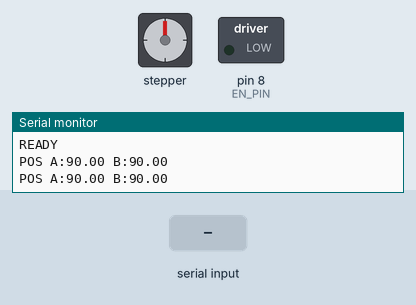
Simulated run of this sketch. Board: Arduino Uno, built with avr-gcc and run on an emulated ATmega328P. Shown: stepper motor, switched loads named in the sketch (green lamp = pin HIGH), the last lines printed to the serial monitor. The inputs (shaded band) are chosen by the test bench. Stepper angles assume 3200 steps per turn.

Above: at 1.5 s.
1.6 s: "A,45\n" received over Serial
At 1.84 s:
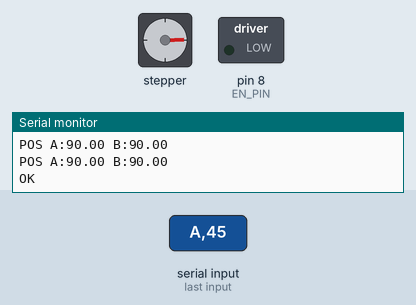
4.6 s: "A90\n" received over Serial
At 5.12 s:
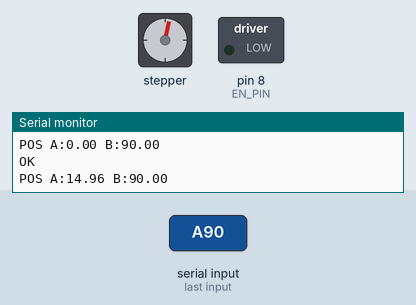
7.6 s: "a,45\n" received over Serial
At 8.16 s:
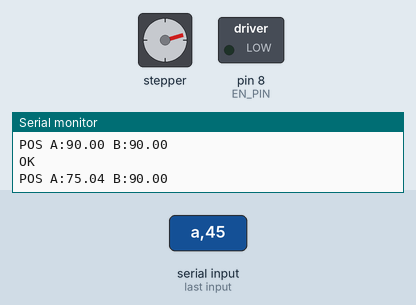
10.6 s: "a90\n" received over Serial
At 12.4 s:
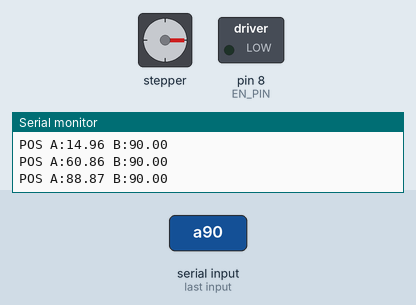
Timing chart, 0 to 13.9 s (numbered marks = the images above; inputs shaded):
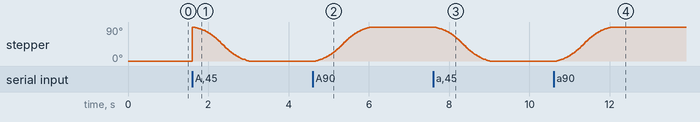

Measured:
- after the input at 1.6 s, stepper: turns 89° clockwise in 0.00 s, then 89° counter-clockwise in 1.3 s
- after the input at 4.6 s, stepper: turns 90° clockwise in 1.4 s, starting after 0.07 s
- after the input at 7.6 s, stepper: turns 90° counter-clockwise in 1.4 s, starting at once
- after the input at 10.6 s, stepper: turns 90° clockwise in 1.4 s, starting after 0.07 s

The sketch:

Stepper_angle_v2.ino
```cpp
/*
 * 5-Bar Stepper Angle Driver — Arduino + CNC Shield V3
 * =====================================================
 * The Jetson / Python handles ALL kinematics.
 * This firmware ONLY receives target angles (degrees) and moves
 * the two stepper motors to those positions.
 *
 * Hardware: Arduino Uno/Mega  +  CNC Shield V3  +  2× NEMA-17
 *
 * ANGLE CONVENTION
 * ----------------
 *   0°   = crank pointing along +X  (horizontal right)
 *   90°  = crank pointing along +Y  (straight up)   ← HOME
 *   180° = crank pointing along -X  (horizontal left)
 *
 *   These are the raw IK-plane angles.
 *   Jetson sends:  stepper_deg = 90 − theta_urdf_deg
 *
 * SERIAL PROTOCOL  (115200 baud, newline-terminated)
 * --------------------------------------------------
 *   Command              | Response       | Description
 *   ---------------------|----------------|----------------------------------
 *   A<deg1> B<deg2>      | OK             | Move both motors (absolute degrees)
 *   G28                  | OK HOME        | Move to home (90° / 90°)
 *   M114                 | POS A:xx B:xx  | Report current angles (degrees)
 *   M400                 | OK IDLE        | Block until both motors stop
 *   M17                  | OK EN          | Enable motors (LOW on CNC shield)
 *   M18                  | OK DIS         | Disable motors (HIGH)
 *   S<speed>             | OK SPD=xxxx    | Set max speed (steps/sec)
 *   ?                    | READY          | Heartbeat / connection check
 */

#include <AccelStepper.h>

// ===================== CONFIGURATION =====================

// Stepper parameters
const float STEPS_PER_REV    = 200.0;   // 1.8° per step (typical NEMA-17)
const float MICROSTEPS       = 16.0;    // CNC shield jumper setting
const float STEPS_PER_DEGREE = (STEPS_PER_REV * MICROSTEPS) / 360.0;  // ≈ 8.889

// Speed / acceleration  (TMC2208 StealthChop — keep ≤ 2000 sps)
// NOTE: reduced from 2500 to 1800 to prevent thermal throttling
// that causes step-loss after 2-3 cycles.
float maxSpeed        = 1800.0;   // steps/sec (adjustable via S command)
const float ACCEL     = 1500.0;   // steps/sec² (lower = less heat)

// Home angle (degrees) — both motors point +Y at startup
const float HOME_ANGLE = 90.0;

// CNC Shield V3 pins
const int M1_STEP = 2,  M1_DIR = 5;   // X-axis connector → Left motor
const int M2_STEP = 3,  M2_DIR = 6;   // Y-axis connector → Right motor
const int EN_PIN  = 8;                 // Shared enable (active LOW)

// ===================== GLOBALS =====================

AccelStepper stepperL(AccelStepper::DRIVER, M1_STEP, M1_DIR);
AccelStepper stepperR(AccelStepper::DRIVER, M2_STEP, M2_DIR);

float currentAngleL = HOME_ANGLE;
float currentAngleR = HOME_ANGLE;

// Serial input buffer
const int BUF_SIZE = 64;
char buf[BUF_SIZE];
int  bufIdx = 0;

// Auto position report every 500 ms
const unsigned long REPORT_INTERVAL_MS = 500;
unsigned long lastReportMs = 0;

// ===================== SETUP =====================

void setup() {
    Serial.begin(115200);

    pinMode(EN_PIN, OUTPUT);
    digitalWrite(EN_PIN, LOW);  // enable motors

    // TMC2208 needs longer STEP pulses than A4988 (≥20 µs)
    stepperL.setMinPulseWidth(20);
    stepperR.setMinPulseWidth(20);

    stepperL.setMaxSpeed(maxSpeed);
    stepperL.setAcceleration(ACCEL);
    stepperR.setMaxSpeed(maxSpeed);
    stepperR.setAcceleration(ACCEL);

    // Tell AccelStepper where the motors physically are right now
    long homeSteps = (long)(HOME_ANGLE * STEPS_PER_DEGREE);
    stepperL.setCurrentPosition(homeSteps);
    stepperR.setCurrentPosition(homeSteps);

    delay(300);
    Serial.println("READY");
    Serial.flush();
}

// ===================== LOOP =====================

void loop() {
    // Non-blocking stepper tick
    stepperL.run();
    stepperR.run();

    // Periodic position broadcast
    unsigned long now = millis();
    if (now - lastReportMs >= REPORT_INTERVAL_MS) {
        lastReportMs = now;
        float posL = stepperL.currentPosition() / STEPS_PER_DEGREE;
        float posR = stepperR.currentPosition() / STEPS_PER_DEGREE;
        Serial.print("POS A:");
        Serial.print(posL, 2);
        Serial.print(" B:");
        Serial.println(posR, 2);
    }

    // Read serial bytes into buffer
    while (Serial.available()) {
        char c = Serial.read();
        if (c == '\n' || c == '\r') {
            if (bufIdx > 0) {
                buf[bufIdx] = '\0';
                processCommand(buf);
                bufIdx = 0;
            }
        } else if (bufIdx < BUF_SIZE - 1) {
            buf[bufIdx++] = c;
        }
    }
}

// ===================== COMMAND PROCESSOR =====================

void processCommand(const char* cmd) {

    // ---------- A<deg> B<deg>  — absolute angle move ----------
    if (cmd[0] == 'A' || cmd[0] == 'a') {
        float a = HOME_ANGLE, b = HOME_ANGLE;
        bool gotA = false, gotB = false;

        const char* p = cmd;
        while (*p) {
            if (*p == 'A' || *p == 'a') { a = atof(p + 1); gotA = true; }
            if (*p == 'B' || *p == 'b') { b = atof(p + 1); gotB = true; }
            p++;
        }

        if (gotA) {
            long stepsA = (long)(a * STEPS_PER_DEGREE);
            stepperL.moveTo(stepsA);
            currentAngleL = a;
        }
        if (gotB) {
            long stepsB = (long)(b * STEPS_PER_DEGREE);
            stepperR.moveTo(stepsB);
            currentAngleR = b;
        }
        Serial.println("OK");
    }

    // ---------- G28  — home (90° / 90°) ----------
    else if (cmd[0] == 'G' && cmd[1] == '2' && cmd[2] == '8') {
        long homeSteps = (long)(HOME_ANGLE * STEPS_PER_DEGREE);
        stepperL.moveTo(homeSteps);
        stepperR.moveTo(homeSteps);
        currentAngleL = HOME_ANGLE;
        currentAngleR = HOME_ANGLE;
        Serial.println("OK HOME");
    }

    // ---------- M114  — report position ----------
    else if (cmd[0] == 'M' && cmd[1] == '1' && cmd[2] == '1' && cmd[3] == '4') {
        // Report actual step position converted back to degrees
        float posL = stepperL.currentPosition() / STEPS_PER_DEGREE;
        float posR = stepperR.currentPosition() / STEPS_PER_DEGREE;
        Serial.print("POS A:");
        Serial.print(posL, 2);
        Serial.print(" B:");
        Serial.println(posR, 2);
    }

    // ---------- M400  — wait for idle ----------
    else if (cmd[0] == 'M' && cmd[1] == '4' && cmd[2] == '0' && cmd[3] == '0') {
        while (stepperL.isRunning() || stepperR.isRunning()) {
            stepperL.run();
            stepperR.run();
        }
        Serial.println("OK IDLE");
    }

    // ---------- M17  — enable motors ----------
    else if (cmd[0] == 'M' && cmd[1] == '1' && cmd[2] == '7') {
        digitalWrite(EN_PIN, LOW);
        Serial.println("OK EN");
    }

    // ---------- M18  — disable motors ----------
    else if (cmd[0] == 'M' && cmd[1] == '1' && cmd[2] == '8') {
        digitalWrite(EN_PIN, HIGH);
        Serial.println("OK DIS");
    }

    // ---------- S<speed>  — set max speed ----------
    else if (cmd[0] == 'S' || cmd[0] == 's') {
        float spd = atof(cmd + 1);
        if (spd > 0) {
            maxSpeed = spd;
            stepperL.setMaxSpeed(maxSpeed);
            stepperR.setMaxSpeed(maxSpeed);
        }
        Serial.print("OK SPD=");
        Serial.println((long)maxSpeed);
    }

    // ---------- ?  — heartbeat ----------
    else if (cmd[0] == '?') {
        Serial.println("READY");
    }

    else {
        Serial.print("ERR:");
        Serial.println(cmd);
    }
}
```
